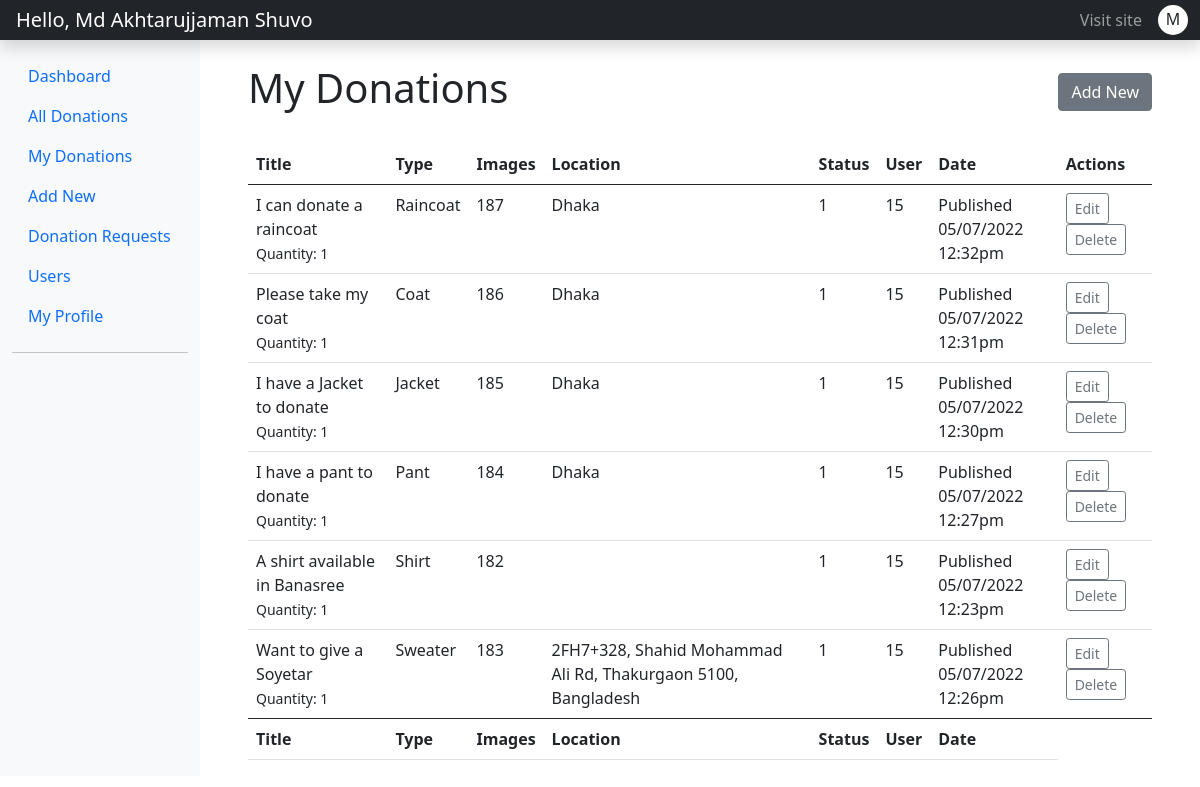
/dashboard/my-items.php (signed in), run on the app's committed database.
### tables this page shows
CREATE TABLE `Users` (
  `id` bigint(20) NOT NULL AUTO_INCREMENT,
  `full_name` varchar(255) NOT NULL,
  `email` varchar(255) NOT NULL,
  `password` varchar(255) NOT NULL,
  `phone` varchar(255) NOT NULL,
  `full_address` varchar(255) DEFAULT NULL,
  `country` varchar(255) DEFAULT NULL,
  `state` varchar(255) DEFAULT NULL,
  `lat` varchar(255) DEFAULT NULL,
  `long` varchar(255) DEFAULT NULL,
  `user_role` varchar(255) DEFAULT NULL,
  `dated` datetime DEFAULT NULL ON UPDATE CURRENT_TIMESTAMP,
  PRIMARY KEY (`id`)
);

CREATE TABLE `Donations` (
  `id` mediumint(9) NOT NULL AUTO_INCREMENT,
  `title` varchar(255) NOT NULL,
  `type` varchar(128) NOT NULL,
  `qty` int(11) NOT NULL,
  `contents` longtext NOT NULL,
  `status` tinyint(4) NOT NULL,
  `is_active` tinyint(4) NOT NULL,
  `location` varchar(255) NOT NULL,
  `country` varchar(255) NOT NULL,
  `state` varchar(255) NOT NULL,
  `latitude` varchar(255) NOT NULL,
  `longitude` varchar(255) NOT NULL,
  `user_id` int(128) NOT NULL,
  `images` text NOT NULL,
  `dated` datetime NOT NULL,
  PRIMARY KEY (`id`)
);

### config.php (called while the page is built, shortened)
<?php
final class dbconn{
    public $dbconn;
    function __construct(){
        $this->dbconn = new mysqli(DB_HOST, DB_USER, DB_PASSWORD, DB_NAME);
    }
    public static function init() {
        static $instance = false;
        if ( ! $instance ) {
            $instance = new self();
        }
        return $instance;
    }
    public function query( $query, $type = '' ){
        if ( empty( $type ) ) {
            return $this->dbconn->query( $query );
        } elseif( $type == 'insert' ){
            if ( $this->dbconn->query( $query ) === TRUE ) {
                $this->insert_id = $this->dbconn->insert_id;
            } else {
                $this->last_error = "Error: " . $query . "<br>" . $this->dbconn->error;
            }
        }
    }
    public function get_results( $query = ''  ){
        $db_query = $this->query( $query );
        if( $db_query->num_rows > 0 ){
            $rows = [];
            while($row = $db_query->fetch_assoc()) {
                $rows[] = $row;
            }
            return $rows;
        }
        return false;
    }
    public function get_row( $query = '' ){
        $db_query = $this->query( $query );
        if( isset( $db_query->num_rows ) && $db_query->num_rows > 0 ){
            return $db_query->fetch_assoc();
        }
        return false;
    }
}
function dbconn(){
    return dbconn::init();
}

### functions.php (called while the page is built, shortened)
<?php
require ABSPATH . "config.php";
function get_option( $option_key = false ){
	$get_value = dbconn()->get_row( "SELECT value FROM Options WHERE name = '$option_key' LIMIT 1" );
    if ( !empty( $get_value ) ) {
    	return isset( $get_value['value'] ) ? $get_value['value'] : '';
    }
	return '';
}
function is_logged_in(){
	if( isset( $_SESSION["loggedin"] ) && $_SESSION["loggedin"] === true ){
	    return $_SESSION["current_user_id"];
	}
 	return false;
}
function get_current_user_id(){
	return is_logged_in();
}
function sanitize_title( $str = '' ){
	$str = preg_replace('/\W+/', '-', strtolower( trim( $str ) ) );
	$str = trim( $str, 'php' );
	$str = trim( $str, '-' );
	return $str;
}
function get_current_page_id(){
	$request_uri = $_SERVER['REQUEST_URI'];
	switch ( $request_uri ) {
		default:
			return sanitize_title( $request_uri );
			break;
	}
	return;
}
function get_body_classes(){
	return get_current_page_id();
}
function home_url( $url = '' ){
	$home_url = get_option('siteurl');
	$home_url = trim( $home_url, '/' ) . '/';
	if ( !empty( $url ) ) {
		$home_url = $home_url . $url;
	}
	if ( !strrpos( $home_url, ".php") ) {
		$home_url = trim( $home_url, '/' ) . '/';
	}
	return $home_url;
}
function assets_url( $url = '' ){
	$assets_url = home_url('assets');
	if ( !empty( $url ) ) {
		$assets_url = $assets_url . $url;
	}
	return $assets_url;
}
function get_welcome_message(){
	$user = current_user();
	if ( isset( $user['full_name'] ) ) {
		return $user['full_name'];
	}
	return 'Guest';
}
function get_avatar(){
	return substr(get_welcome_message(), 0, 1);
}
function esc_html( $string = '' ) {
    return trim( htmlspecialchars( $string ) );
}
function hw_parse_args( $args, $defaults = array() ) {
    if ( is_object( $args ) ) {
        $parsed_args = get_object_vars( $args );
    } elseif ( is_array( $args ) ) {
        $parsed_args =& $args;
    } else {
        hw_parse_str( $args, $parsed_args );
    }
    if ( is_array( $defaults ) && $defaults ) {
        return array_merge( $defaults, $parsed_args );
    }
    return $parsed_args;
}
function get_donation_default_args(){
	return array(
		'id'        => '',
		'title'     => '',
		'type'      => '',
		'qty'       => '',
		'contents'  => '',
		'status'    => '',
		'is_active' => '0',
		'location'  => '',
		'country'   => '',
		'state'     => '',
		'latitude'  => '',
		'longitude' => '',
		'user_id'   => get_current_user_id(),
		'images'   	=> '',
		'dated'   	=> date('Y-m-d H:i:s'),
	);
}
function current_user(){
	if ( isset( $GLOBALS['current_user'] ) && !empty( $GLOBALS['current_user'] ) ) {
		return $GLOBALS['current_user'];
	}
	$user_id = get_current_user_id();
	$user = dbconn()->get_row("SELECT * FROM Users WHERE id = '$user_id'");
	if ( !empty( $user ) ) {
		return $user;
	}
	return false;
}

### dashboard/my-items.php (the view, shortened to what this page needs)
<?php include_once 'header.php'; ?>
<?php
$user_id = get_current_user_id();
$donations = dbconn()->get_results("SELECT id, title, type, qty, status, is_active, location, country, state, latitude, longitude, user_id, images, dated FROM Donations WHERE user_id = $user_id");
?>
<form class="hw-ajax-form" method="post" enctype="multipart/form-data">
<div class="container">
	<div class="pb-4 pt-4 row">
		<div class="col-md-12">
      		<div class="align-items-center d-flex justify-content-between">
      			<h1 class>My Donations</h1>
      			<a href="<?php echo home_url('dashboard/new-donation.php'); ?>" class="btn btn-secondary btn-block">Add New</a>
      		</div>
      	</div>
	</div>
    <div class="row">
      	<div class="col-md-8 col-lg-12">
			<table id="data-table" class="table " style="width:100%">
		        <thead>
		            <tr>
		                <th>Title</th>
		                <th>Type</th>
		                <th>Images</th>
		                <th>Location</th>
		                <th>Status</th>
		                <th>User</th>
		                <th>Date</th>
		                <th>Actions</th>
		            </tr>
		        </thead>
		        <tbody>
		        	<?php if( !empty( $donations ) ) : ?>
		        		<?php foreach(  $donations as $row ) :
		        			$defaults_args = get_donation_default_args();
							$args = hw_parse_args($row, $defaults_args);
		        			?>
				        	<tr>
				                <td>
				                	<?php echo esc_html( $args['title'] ); ?>
				                	<div><small>Quantity: <?php echo esc_html( $args['qty'] ); ?></small></div>
				                </td>
				                <td><?php echo esc_html( $args['type'] ); ?></td>
				                <td><?php echo esc_html( $args['images'] ); ?></td>
				                <td><?php echo esc_html( $args['location'] ); ?></td>
				                <td><?php echo esc_html( $args['status'] ); ?></td>
				                <td><?php echo esc_html( $args['user_id'] ); ?></td>
				                <td>
				                	Published<br><?php echo esc_html( date("d/m/Y h:ia", strtotime($args['dated'])) ); ?>
				                </td>
				                <td>
				                	<a href="<?php echo home_url('dashboard/new-donation.php?id=' . $args['id']); ?>" class="btn btn-outline-secondary btn-sm">Edit</a>
				                	<a href="<?php echo '?action=delete_donation&id=' . $args['id']; ?>" class="btn btn-outline-secondary btn-sm">Delete</a>
				                </td>
				            </tr>
		        		<?php endforeach; ?>
		        	<?php endif; ?>
		        </tbody>
		        <tfoot>
		            <tr>
		                <th>Title</th>
		                <th>Type</th>
		                <th>Images</th>
		                <th>Location</th>
		                <th>Status</th>
		                <th>User</th>
		                <th>Date</th>
		            </tr>
		        </tfoot>
		    </table>
      	</div>
    </div>
</div>
</form>
<?php include_once 'footer.php'; ?>

### dashboard/header.php (shortened to what this page needs)
<?php require_once dirname( __DIR__ ) . '/functions.php'; ?>
<!DOCTYPE html>
<html lang="en">
<head>
    <link rel="stylesheet" href="<?php echo assets_url('css/bootstrap.css'); ?>">
    <link rel="stylesheet" href="<?php echo assets_url('font/bootstrap-icons.css'); ?>">
    <link rel="stylesheet" href="<?php echo assets_url('css/frontend.css'); ?>">
    <link rel="stylesheet" href="<?php echo assets_url('css/dashboard.css'); ?>">
</head>
<body class="<?php echo get_body_classes(); ?>">
<header class="navbar navbar-dark sticky-top bg-dark flex-md-nowrap p-0 shadow">
  	<a class="navbar-brand col-md-3 col-lg-2 me-0 px-3" href="<?php echo home_url('dashboard/index.php'); ?>">Hello, <?php echo get_welcome_message(); ?></a>
	<div class="navbar-nav">
	    <div class="nav-item text-nowrap">
	      <a class="nav-link px-3" href="<?php echo home_url(); ?>"><i class="bi bi-link"></i> Visit site</a>
	    </div>
	</div>
  	<div class="dropdown text-end">
	    <a href="#" class="d-flex link-dark text-decoration-none dropdown-toggle" id="dropdownUser1" data-bs-toggle="dropdown" aria-expanded="false">
	    	<span class="align-items-center bg-body d-flex h6 justify-content-center m-0 p-1 rounded-circle" style=" width: 30px; height: 30px; "><?php echo get_avatar(); ?></span>
	    </a>
	</div>
</header>
<div class="container-fluid">
  <div class="row">
    <nav id="sidebarMenu" class="col-md-3 col-lg-2 d-md-block bg-light sidebar collapse">
      <div class="position-sticky pt-3">
        <ul class="nav flex-column">
          <li class="nav-item">
            <a class="nav-link active" aria-current="page" href="<?php echo home_url('dashboard/index.php'); ?>">
              Dashboard
            </a>
          </li>
          <li class="nav-item">
            <a class="nav-link" href="<?php echo home_url('dashboard/all-items.php'); ?>">
              All Donations
            </a>
          </li>
          <li class="nav-item">
            <a class="nav-link" href="<?php echo home_url('dashboard/my-items.php'); ?>">
              My Donations
            </a>
          </li>
          <li class="nav-item">
            <a class="nav-link" href="<?php echo home_url('dashboard/new-donation.php'); ?>">
              Add New
            </a>
          </li>
          <li class="nav-item">
            <a class="nav-link" href="<?php echo home_url('dashboard/requests.php'); ?>">
              Donation Requests
            </a>
          </li>
          <li class="nav-item">
            <a class="nav-link" href="<?php echo home_url('dashboard/users.php'); ?>">
              Users
            </a>
          </li>
          <li class="nav-item">
            <a class="nav-link" href="<?php echo home_url('dashboard/profile.php'); ?>">
              My Profile
            </a>
          </li>
        </ul>
        <hr>
      </div>
    </nav>
    <main class="col-md-9 ms-sm-auto col-lg-10 px-md-4">

### dashboard/footer.php (shortened to what this page needs)
    </main>
  </div>
</div>
</body>
</html>

### data on the page
users: full_name "Md Akhtarujjaman Shuvo", full_name "M"
donations: title "I can donate a raincoat", qty "1", type "Raincoat", images "187", location "Dhaka", status "1", user "15", dated "05/07/2022 12:32pm"
donations: title "Please take my coat", qty "1", type "Coat", images "186", location "Dhaka", status "1", user "15", dated "05/07/2022 12:31pm"
donations: title "I have a Jacket to donate", qty "1", type "Jacket", images "185", location "Dhaka", status "1", user "15", dated "05/07/2022 12:30pm"
donations: title "I have a pant to donate", qty "1", type "Pant", images "184", location "Dhaka", status "1", user "15", dated "05/07/2022 12:27pm"
donations: title "A shirt available in Banasree", qty "1", type "Shirt", images "182", status "1", user "15", dated "05/07/2022 12:23pm"
donations: title "Want to give a Soyetar", qty "1", type "Sweater", images "183", location "2FH7+328, Shahid Mohammad Ali Rd, Thakurgaon 5100, Bangladesh", status "1", user "15", dated "05/07/2022 12:26pm"
